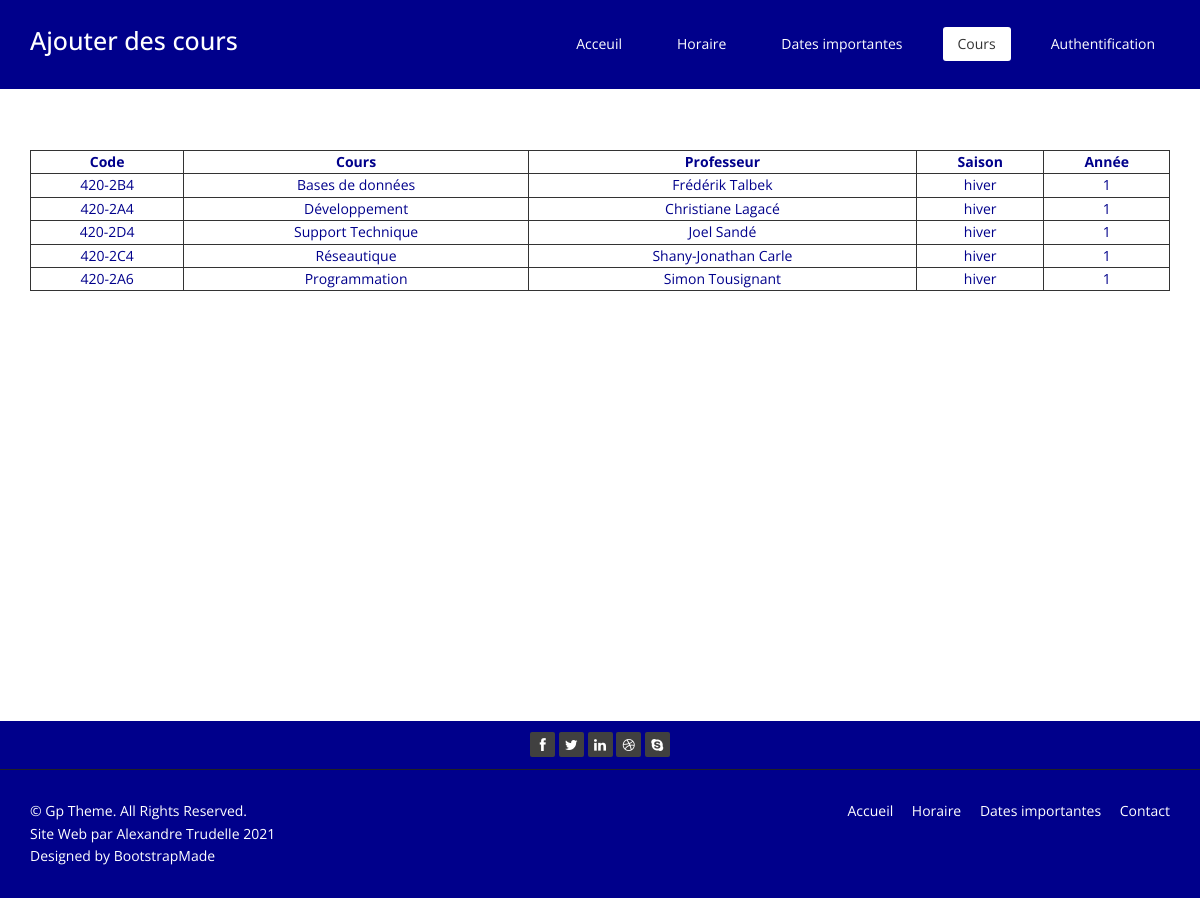
Screenshot of /cours.php with the database file from the repository.
### tables this page shows
CREATE TABLE `pages` (
  `id` int(11) NOT NULL,
  `url` varchar(255) NOT NULL,
  `titre` varchar(60) NOT NULL,
  `description` varchar(150) NOT NULL,
  `h1` varchar(100) NOT NULL,
  `public` tinyint(1) NOT NULL,
  `texte` longtext NOT NULL,
  `modification` datetime NOT NULL
);

CREATE TABLE `cours` (
  `id` int(11) NOT NULL,
  `code` varchar(10) NOT NULL,
  `titre` varchar(255) NOT NULL,
  `saison_id` int(11) NOT NULL,
  `annee` int(11) NOT NULL,
  `professeur` varchar(255) NOT NULL
);

CREATE TABLE `saisons` (
  `id` int(11) NOT NULL,
  `nom` varchar(7) NOT NULL,
  `abreviation` varchar(1) NOT NULL,
  `ordre` int(11) NOT NULL
);

### include/configuration.inc (called while the page is built, shortened)
<?php
$nomPage = basename($_SERVER['SCRIPT_NAME']);

### cours.php (the view, shortened to what this page needs)
<?php
require 'include/configuration.inc';
require 'include/entete.inc';
?>
<link href="css/bootstrap.min.css" rel="stylesheet">
<link rel="stylesheet" href="css/font-awesome.min.css">
<link href="css/animate.min.css" rel="stylesheet">
<link href="css/prettyPhoto.css" rel="stylesheet">
<link href="css/style.css" rel="stylesheet">
<link href="css/responsive.css" rel="stylesheet">
<link href="css/messtyles.css" rel="stylesheet">
<?php
    echo"<div class=\"container text-center padding\">
    <div class=\"row\">
        <div class=\"col-lg-12\">";
            ?>
    <?php
       echo "</div>";
       echo "</div>";
    ?>
    <?php
    $requete = "SELECT code, titre, professeur, nom, annee FROM cours
                INNER  JOIN saisons ON cours.saison_id = saisons.id
                ORDER BY saisons.ordre";
    $resultat = $mysqli->query($requete);
    if ($resultat) {
        if ($mysqli->affected_rows > 0) {
            echo"<table>
              <tr>
                 <td><b>Code</b></td><td><b>Cours</b></td><td><b>Professeur</b></td><td><b>Saison</b></td><td><b>Année</b></td>
              </tr>";
            while ($enreg = $resultat->fetch_row()) {
                echo"<tr>";
                echo " <td> $enreg[0]</td><td> $enreg[1]</td><td> $enreg[2]</td><td> $enreg[3]</td><td>$enreg[4]</td>";
                echo"</tr>";
            }
            echo "</table>";
        }
        else {
            echo "<p class='messageavertissement'> Aucun cours de disponnible.</p>";
        }
    }
    else {
        echo "<p class='messageerreur'>Nous sommes désolés, vos cours ne peuvent etre affichées.</p>";
    }
    ?>
  <?php
  require 'include/pied-page.inc';
  ?>

### include/entete.inc (shortened to what this page needs)
<!DOCTYPE html>
<html lang="fr-CA" >
<?php
$requete = "SELECT * FROM pages WHERE url='$nomPage'";
$resultat = $mysqli->query($requete);
$enreg = $resultat->fetch_row();
$h1=$enreg[4];
?>
<head>
    <link href="" rel="stylesheet">
</head>
<body class="homepage  ">
<header id="header">
    <nav class="navbar navbar-fixed-top">
        <div class="container">
            <div class="navbar-header">
                <?php
                echo" <h1 class=\"navbar-brand\" >$h1</h1>";
                ?>
            </div>
            <div class="collapse navbar-collapse navbar-right">
                <ul class="nav navbar-nav">
                    <?php
                    if ($nomPage == "index.php") {
                        echo"<li class=\"active\"><a href=\"../index.php\">Acceuil</a></li>";
                        echo"<li><a class=\"\" href=\"../horaire.php\">Horaire</a></li>";
                        echo"<li><a class=\"\" href=\"../dates-importantes.php\">Dates Importantes</a></li>";
                        echo"<li><a class=\"\" href=\"../cours.php\">Cours</a></li>";
                        if ($prenom!=null && $nomfamille!=null){
                            echo" <li class=\"nav-item dropdown\">
                          <a class=\"nav-link dropdown-toggle\" >
                          $prenom
                         </a>
                         <div class=\"dropdown-menu\">
                         <a class=\"dropdown-item\" href=\"../deconnecter.php\">Déconnexion</a>
                         </div>
                         </li>";
                        }
                        else{
                            echo"<li class=\"\"><a href=\"../authentification.php\">Authentification</a></li>";
                        }
                    }
                    else if ($nomPage == "cours.php") {
                        echo"<li><a class=\"\" href=\"../index.php\">Acceuil</a></li>";
                        echo"<li><a class=\"\" href=\"../horaire.php\">Horaire</a></li>";
                        echo"<li><a class=\"\" href=\"../dates-importantes.php\">Dates importantes</a></li>";
                        echo"<li class=\"active\"><a href=\"../cours.php\">Cours</a></li>";
                        if ($prenom!=null && $nomfamille!=null){
                            echo" <li class=\"nav-item dropdown\">
                          <a class=\"nav-link dropdown-toggle\" >
                          $prenom
                         </a>
                         <div class=\"dropdown-menu\">
                         <a class=\"dropdown-item\" href=\"../deconnecter.php\">Déconnexion</a>
                         </div>
                         </li>";
                        }
                        else{
                            echo"<li class=\"\"><a href=\"../authentification.php\">Authentification</a></li>";
                        }
                    }
                    ?>
                </ul>
            </div>
        </div>
    </nav>
</header>
<section  id="bienvenue" class="text-right">
</section >
<section id="middle"

### include/pied-page.inc (shortened to what this page needs)
</section>
<section id="baspage" >
</section>
<div class="top-bar">
    <div class="container">
        <div class="row">
            <div class="col-lg-12">
                <div class="social">
                    <ul class="social-share">
                        <li><a href="#"><i class="fa fa-facebook"></i></a></li>
                        <li><a href="#"><i class="fa fa-twitter"></i></a></li>
                        <li><a href="#"><i class="fa fa-linkedin"></i></a></li>
                        <li><a href="#"><i class="fa fa-dribbble"></i></a></li>
                        <li><a href="#"><i class="fa fa-skype"></i></a></li>
                    </ul>
                </div>
            </div>
        </div>
    </div>
</div>
<footer id="footer" class="midnight-blue">
    <div class="container">
        <div class="row">
            <div class="col-sm-6">
                &copy; Gp Theme. All Rights Reserved.<br>
                Site Web par Alexandre Trudelle <?php
                echo date("Y")
                ?>
                <div class="credits">
                    Designed by <a href="https://bootstrapmade.com/">BootstrapMade</a>
                </div>
            </div>
            <div class="col-sm-6">
                <ul class="pull-right">
                    <li><a href="../index.php">Accueil</a></li>
                    <li><a href="../horaire.php">Horaire</a></li>
                    <li><a href="#">Dates importantes</a></li>
                    <li><a href="#">Contact</a></li>
                </ul>
            </div>
        </div>
    </div>
</footer>
</body>
</html>

### css/style.css (style rules this page uses)
body { background: #ffffff; font-family:'Open Sans', Arial, sans-serif; color:#333; line-height:1.6em; }
h1, h2, h3, h4, h5, h6 { font-weight:500; font-family:'Open Sans', Arial, sans-serif; color:#333; }
h1 { font-size: 36px; color:#fff; }
a { color: #E8CE0E; -webkit-transition: color 300ms, background-color 300ms; -moz-transition: color 300ms, background-color 300ms; -o-transition: color 300ms, background-color 300ms; transition: color 300ms, background-color 300ms; }
body > section { padding: 70px 0; }
.navbar>.container .navbar-brand { margin-left: 0; }
.top-bar { padding: 10px 0; background: #090909; border-bottom: 1px solid #222; line-height: 28px; }
.social { text-align: center; }
.social-share { display: inline-block; list-style: none; padding: 0; margin: 0; }
ul.social-share li { display: inline-block; }
ul.social-share li a { display: inline-block; color: #fff; background: #404040; width: 25px; height: 25px; line-height: 25px; text-align: center; border-radius: 2px; }
.navbar-brand { padding: 0; margin:0; color:#E8CE0E; }
.navbar { border-radius: 0; margin-bottom: 0; background: #151515; padding: 15px 0; padding-bottom: 0; }
.navbar-nav { margin-top: 12px; }
.navbar-nav>li { margin-left: 25px; padding-bottom: 28px; }
.navbar-fixed-top .navbar-nav > li > a { padding: 5px 15px; margin: 0; border-radius: 3px; color: #fff; line-height: 24px; display: inline-block; }
.navbar-fixed-top { border: none; }
.navbar-fixed-top .navbar-brand { font-size: 36px; line-height: 50px; color: #fff; }
.navbar-fixed-top .navbar-nav > .active > a, .navbar-fixed-top .navbar-nav > .active > a:hover, .navbar-fixed-top .navbar-nav > .active > a:focus, .navbar-fixed-top .navbar-nav > .open > a, .navbar-fixed-top .navbar-nav > .open > a:hover, .navbar-fixed-top .navbar-nav > .open > a:focus { background-color: #E8CE0E; color: #333; }
.navbar-fixed-top .navbar-collapse, .navbar-fixed-top .navbar-form { border-top: 0; padding-bottom: 0; }
#middle { background: #fff; margin-top:-90px; height: auto; }
#footer { padding-top: 30px; padding-bottom: 30px; color: #fff; background: #000; }
#footer a { color: #fff; }
#footer ul { list-style: none; padding: 0; margin: 0; }
#footer ul > li { display: inline-block; margin-left: 15px; }

### css/messtyles.css (style rules this page uses)
html, body { height: 100%; }
#baspage { padding: 180px; }
#middle { padding-top: 39px; }
.navbar-fixed-top .navbar-nav > .active > a { background: #ffffff ; }
.navbar-fixed-top .navbar-nav > .active > a, .navbar-fixed-top .navbar-nav > .active > a:hover, .navbar-fixed-top .navbar-nav > .active > a:focus, .navbar-fixed-top .navbar-nav > .open > a, .navbar-fixed-top .navbar-nav > .open > a:hover, .navbar-fixed-top .navbar-nav > .open > a:focus { background-color: #ffffff ; color: #333; }
table, td { border: 1px solid #333; text-align: center; size: 25px; color: darkblue; }
table { width: 100%; border: 10px; border-spacing: 10px; color: darkblue; }
.navbar { background: darkblue; }
#footer { background: darkblue; }
.top-bar { background: darkblue; }
.padding { padding-top: 60px; }
.navbar-fixed-top .navbar-brand { font-size: 25px; line-height: 50px; color: #fff; }
a { color: white; }

### rows the page displays
pages: h1 "Ajouter des cours"
cours: code "420-2B4", titre "Bases de données", professeur "Frédérik Talbek", saison.nom "hiver", annee "1"
cours: code "420-2A4", titre "Développement", professeur "Christiane Lagacé", saison.nom "hiver", annee "1"
cours: code "420-2D4", titre "Support Technique", professeur "Joel Sandé", saison.nom "hiver", annee "1"
cours: code "420-2C4", titre "Réseautique", professeur "Shany-Jonathan Carle", saison.nom "hiver", annee "1"
cours: code "420-2A6", titre "Programmation", professeur "Simon Tousignant", saison.nom "hiver", annee "1"
